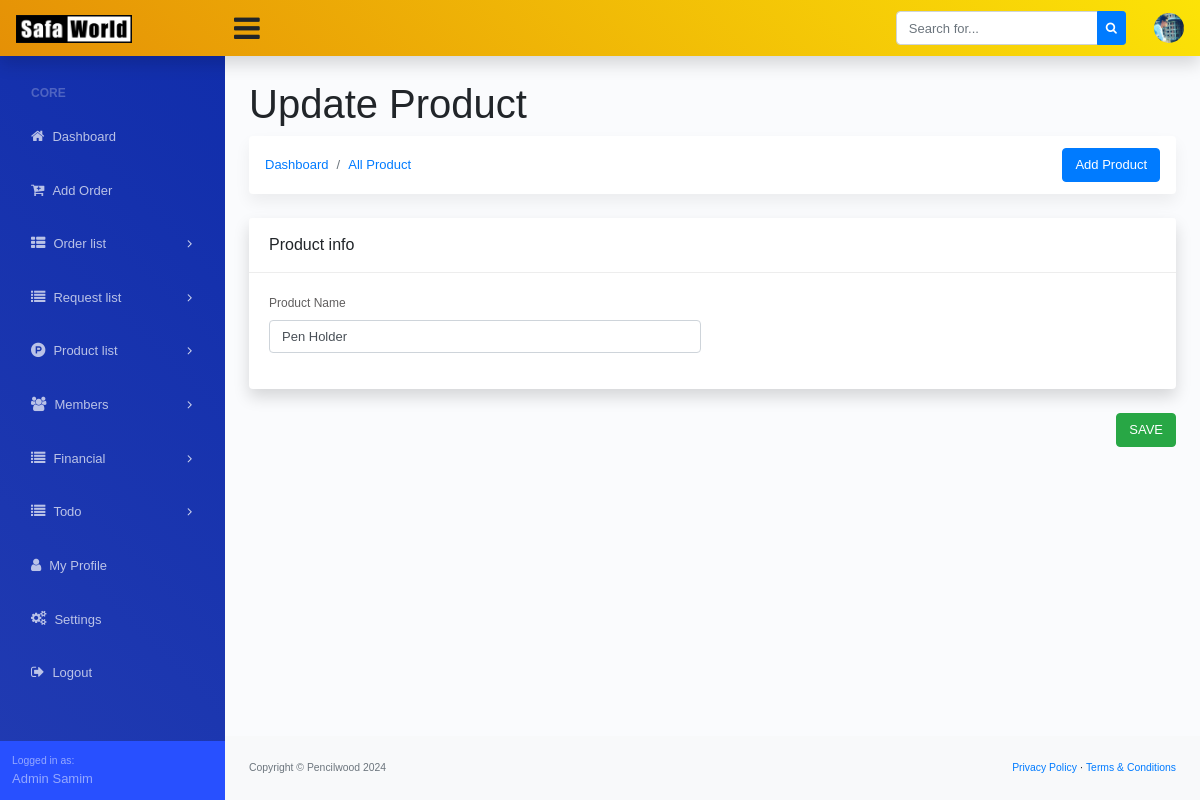
Page /1/update/ (signed in) on the committed database.
### dashboard/models.py (models this page shows, shortened)
class Site_Settings(models.Model):
    fav_icon = models.ImageField(upload_to='logo/', blank=True, null=True)
    logo = models.ImageField(upload_to='logo/', blank=True, null=True)
    website_name = models.CharField(max_length=200, blank=True, null=True)
    website_title = models.CharField(max_length=1000, blank=True, null=True)
    copyright_company = models.CharField(max_length=200)
    copyright_year = models.CharField(max_length=4)

### account/models.py (models this page shows, shortened)
class Custom_User(AbstractUser):
    USER_TYPE = (
        ('Admin', 'Admin'),
        ('Staff', 'Staff'),
        ('Factory Staff', 'Factory Staff'),
    )
    user_type = models.CharField(max_length=20, choices=USER_TYPE, blank=True, null=True)
    email = models.EmailField(("email address"), blank=True, unique=True)
    phone_number = models.CharField(max_length=14, blank=True, null=True)
    profile_picture = models.ImageField(upload_to='profile-picture/', blank=True, null=True)
    USERNAME_FIELD = "email"
    REQUIRED_FIELDS = ["username"]

### order/models.py (models this page shows, shortened)
class Product(models.Model):
    name = models.CharField(max_length=250)
    slug = models.SlugField(max_length=250, blank=True, null=True)
    created_date = models.DateTimeField(auto_now_add=True)

### dashboard/views.py (the view)
# urls.py: path('<int:pk>/update/', ProductUpdateView.as_view(), name='product-update'),
class ProductUpdateView(LoginRequiredMixin, UpdateView):
    model = Product
    form_class = ProductForm
    template_name = 'product/product_form.html'
    success_url = reverse_lazy('product_list')

### dashboard/forms.py
class ProductForm(forms.ModelForm):
    name = forms.CharField(max_length=50, widget=forms.TextInput(attrs={
        'class': 'form-control', 'id': 'inputName', 'placeholder': 'Enter Product Name',
    }))
    class Meta:
        model = Product
        fields = ['name']

### dashboard/context_processor.py (called while the page is built)
def website_settings(request):
    website_setting = Site_Settings.objects.all().first()
    return {'website_setting': website_setting}

### templates/product/product_form.html (shortened to what this page needs)
{% extends '../base.html' %}
{% block dashboard_body %}
<main>
   <form method="POST">
      <div class="container-fluid">
         <h1 class="mt-4">{% if object %}Update{% else %}Add New{% endif %} Product</h1>
         <ol class="breadcrumb mb-4 d-flex justify-content-between align-items-center">
            <div class="d-flex align-items-center">
                <li class="breadcrumb-item"><a href="{% url 'dashboard' %}">Dashboard</a></li>
                <li class="breadcrumb-item"><a href="{% url 'product_list' %}">All Product</a></li>
            </div>
            <li class="breadcrumb-item ml-auto">
                <a href="{% url 'product-create' %}" class="btn btn-primary" style="margin-left: 10px;">Add Product</a>
            </li>
        </ol>
         <div class="row">
            <div class="col-xl-12">
               <div class="card mb-4">
                  <div class="card-header">
                     Product info
                  </div>
                  <div class="card-body">
                     <div class="row">
                        <div class="col-md-6">
                           <div class="form-group">
                              <label>Product Name</label>
                              {{form.name}}
                           </div>
                        </div>
                     </div>
                  </div>
               </div>
            </div>
         </div>
         <div class="text-right mb-4">
            <button type="submit" class="btn btn-success">
                SAVE
            </button>
         </div>
      </div>
   </form>
</main>
{% endblock dashboard_body %}

### templates/base.html (shortened to what this page needs)
{% load static %}
<!DOCTYPE html>
<html lang="en">
<head>
  <link href="https://cdn.jsdelivr.net/npm/bootstrap@5.3.2/dist/css/bootstrap.min.css" rel="stylesheet"
>
  <link href="{% static 'assets/css/dataTables.bootstrap4.min.css' %}" rel="stylesheet">
  <link href="{% static 'assets/css/styles.css' %}" rel="stylesheet" />
  <link rel="stylesheet" href="https://cdnjs.cloudflare.com/ajax/libs/font-awesome/4.7.0/css/font-awesome.min.css">
</head>
<body class="sb-nav-fixed">
  {% include './navbar.html' %}
  <div id="layoutSidenav">
    <div id="layoutSidenav_nav">
      {% include './side_navbar.html' %}
    </div>
    <div id="layoutSidenav_content">
      {% block dashboard_body %}
      {% endblock dashboard_body %}
      <footer class="py-4 bg-light mt-auto">
        <div class="container-fluid">
          <div class="d-flex align-items-center justify-content-between small">
            <div class="text-muted">Copyright &copy; {{website_setting.copyright_company}} {{website_setting.copyright_year}}</div>
            <div>
              <a href="">Privacy Policy</a>
              &middot;
              <a href="">Terms &amp; Conditions</a>
            </div>
          </div>
        </div>
      </footer>
    </div>
  </div>
</body>
</html>

### templates/navbar.html (shortened to what this page needs)
{% load static %}
<nav class="sb-topnav navbar navbar-expand navbar-light shadow-sm bg-warning">
    <a class="navbar-brand" href="{% url 'dashboard' %}">
        <img alt="logo" src="
        {% if website_setting.logo %}
        {{website_setting.logo.url}}
        {% endif %}
        " width="60%">
    </a>
    <button class="btn btn-link btn-sm order-1 order-lg-0" id="sidebarToggle" href="#"
        style="font-size: 30px !important;"><i class="fa fa-bars"></i></button>
    <form class="d-none d-md-inline-block form-inline ml-auto mr-0 mr-md-3 my-2 my-md-0">
        <div class="input-group">
            <input class="form-control" type="text" placeholder="Search for..." aria-label="Search"
                aria-describedby="basic-addon2" />
            <div class="input-group-append">
                <button class="btn btn-primary btn-sm" type="button"><i class="fa fa-search"></i></button>
            </div>
        </div>
    </form>
    <ul class="navbar-nav ml-auto ml-md-0">
        <li class="nav-item dropdown no-arrow ml-1 osahan-profile-dropdown">
            <a class="nav-link dropdown-toggle pr-0" href="#" role="button" data-toggle="dropdown" aria-haspopup="true"
                aria-expanded="false">
                {% if request.user.profile_picture %}
                <img class="img-profile rounded-circle" src="{{request.user.profile_picture.url}}">
                {% else %}
                <i class="fa fa-user-circle" style="font-size: 35px;"></i>
                {% endif %}
            </a>
        </li>
    </ul>
</nav>

### templates/side_navbar.html (shortened to what this page needs)
{% url 'dashboard' as admin_dashboard_url %}
<nav class="sb-sidenav accordion sb-sidenav-dark" id="sidenavAccordion">
    <div class="sb-sidenav-menu">
        <div class="nav">
            <div class="sb-sidenav-menu-heading">Core</div>
            <a class="nav-link Active" href="{{admin_dashboard_url}}">
                <div class="sb-nav-link-icon"><i class="fa fa-home"></i></div>
                Dashboard
            </a>
            <a class="nav-link Active" href="{% url 'add_new_order' %}">
                <div class="sb-nav-link-icon"><i class="fa fa-cart-plus"></i></div>
                Add Order
            </a>
            <a class="nav-link collapsed" href="#" data-toggle="collapse" data-target="#collapseOrder"
                aria-expanded="false" aria-controls="collapseOrder">
                <div class="sb-nav-link-icon"><i class="fa fa-th-list"></i></div>
                Order list
                <div class="sb-sidenav-collapse-arrow"><i class="fa fa-angle-down"></i></div>
            </a>
            <a class="nav-link collapsed" href="#" data-toggle="collapse" data-target="#collapseRequest"
                aria-expanded="false" aria-controls="collapseRequest">
                <div class="sb-nav-link-icon"><i class="fa fa-list"></i></div>
                Request list
                <div class="sb-sidenav-collapse-arrow"><i class="fa fa-angle-down"></i></div>
            </a>
            <a class="nav-link collapsed" href="#" data-toggle="collapse" data-target="#collapseProduct"
                aria-expanded="false" aria-controls="collapseProduct">
                <div class="sb-nav-link-icon"><i class="fa fa-product-hunt"></i></div>
                Product list
                <div class="sb-sidenav-collapse-arrow"><i class="fa fa-angle-down"></i></div>
            </a>
            {% if request.user.user_type == 'Admin' %}
            <a class="nav-link collapsed" href="#" data-toggle="collapse" data-target="#collapseMembers"
                aria-expanded="false" aria-controls="collapseMembers">
                <div class="sb-nav-link-icon"><i class="fa fa-users"></i></div>
                Members
                <div class="sb-sidenav-collapse-arrow"><i class="fa fa-angle-down"></i></div>
            </a>
            {% endif %}
            <a class="nav-link collapsed" href="#" data-toggle="collapse" data-target="#collapseFinancial"
                aria-expanded="false" aria-controls="collapseRequest">
                <div class="sb-nav-link-icon"><i class="fa fa-list"></i></div>
                Financial
                <div class="sb-sidenav-collapse-arrow"><i class="fa fa-angle-down"></i></div>
            </a>
            <a class="nav-link collapsed" href="#" data-toggle="collapse" data-target="#collapseTodo"
                aria-expanded="false" aria-controls="collapseRequest">
                <div class="sb-nav-link-icon"><i class="fa fa-list"></i></div>
                Todo
                <div class="sb-sidenav-collapse-arrow"><i class="fa fa-angle-down"></i></div>
            </a>
            <a class="nav-link Active" href="{% url 'my_profile' %}">
                <div class="sb-nav-link-icon"><i class="fa fa-user"></i></div>
                My Profile
            </a>
            {% if request.user.user_type == 'Admin' %}
            <a class="nav-link Active" href="{% url 'settings' %}">
                <div class="sb-nav-link-icon"><i class="fa fa-gears"></i></div>
                Settings
            </a>
            {% endif %}
            <a class="nav-link" href="{% url 'logout' %}">
                <div class="sb-nav-link-icon"><i class="fa fa-sign-out"></i></div>
                Logout
            </a>
        </div>
    </div>
    <div class="sb-sidenav-footer">
        <div class="small">Logged in as:</div>
        {{request.user.first_name}} {{request.user.last_name}}
    </div>
</nav>

### rows in the picture
Site_Settings: logo (picture), copyright_company "Pencilwood", copyright_year "2024"
Custom_User: user.profile_picture (picture), user.first_name "Admin", user.last_name "Samim"
Product: name "Pen Holder"
